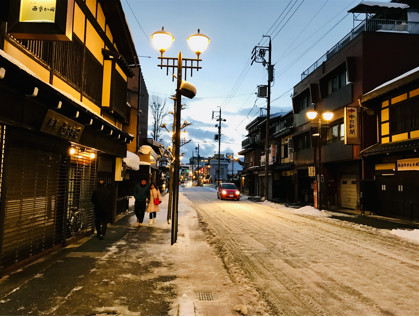
#> input picture lesson2/street.jpg, 419 x 317 px
$ python lesson2_12.py
#> lines starting #> are read from the running program, lines starting #| are printed output that depends on the picture
import cv2

img = cv2.imread('street.jpg')
#> img is the input picture: shape (317, 419, 3); mean B, G, R 76.5, 95.7, 108.1
cv2.namedWindow('Original', cv2.WINDOW_NORMAL)
cv2.imshow('Original', img)
hsv_img = cv2.cvtColor(img, cv2.COLOR_BGR2HSV)
#> hsv_img: shape (317, 419, 3); mean H, S, V 38.9, 131.4, 116.9
hue, saturation, value = cv2.split(hsv_img)
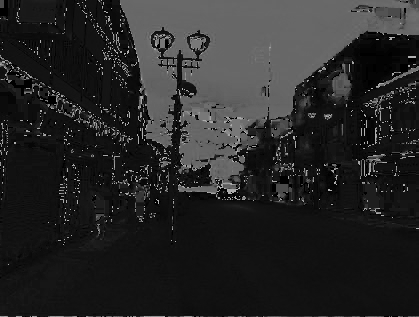
#> hue: shape (317, 419); min 0, max 179, mean 38.9
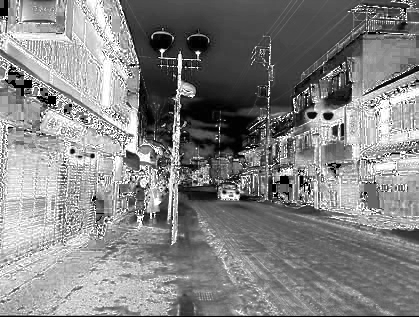
#> saturation: shape (317, 419); min 0, max 255, mean 131.4
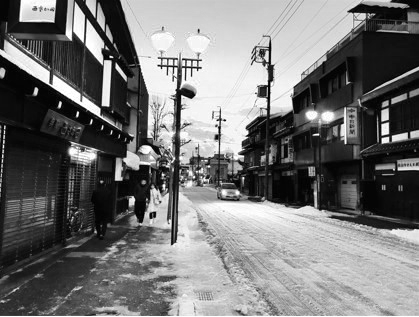
#> value: shape (317, 419); min 0, max 255, mean 116.9
print(saturation[0][0])
#| 85
saturation.fill(255)
#> saturation: shape (317, 419); every value is 255
print(saturation[0][0])
#| 255
hsv_img = cv2.merge([hue, saturation, value])
#> hsv_img: shape (317, 419, 3); mean H, S, V 38.9, 255, 116.9
new_img = cv2.cvtColor(hsv_img, cv2.COLOR_HSV2BGR)
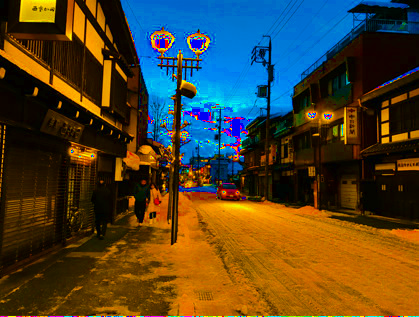
#> new_img: shape (317, 419, 3); mean B, G, R 40.8, 65.3, 76.1
cv2.namedWindow("NEW 1", cv2.WINDOW_NORMAL)
cv2.imshow("NEW 1", new_img)
cv2.waitKey(0)
cv2.destroyAllWindows()

$ run again, with lesson2/Building7.jpg copied over lesson2/street.jpg
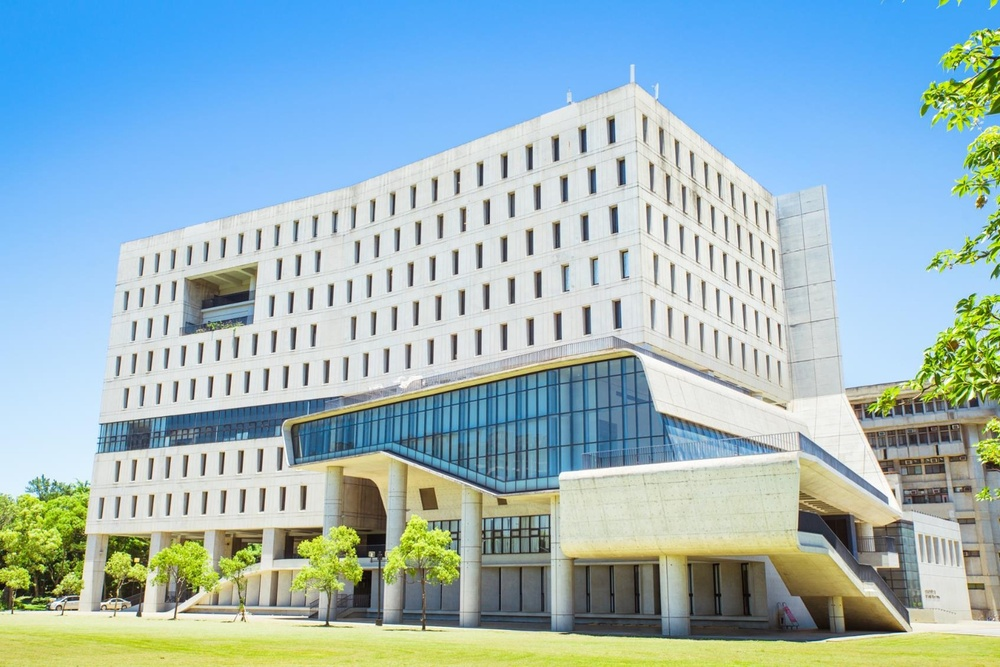
#> input picture lesson2/Building7.jpg, 1000 x 667 px, shrunk from 1693 x 1129 before the run
#> img is the input picture: shape (667, 1000, 3); mean B, G, R 189.3, 182.7, 154.8
#> `hue, saturation, value = cv2.split(hsv_img)`:
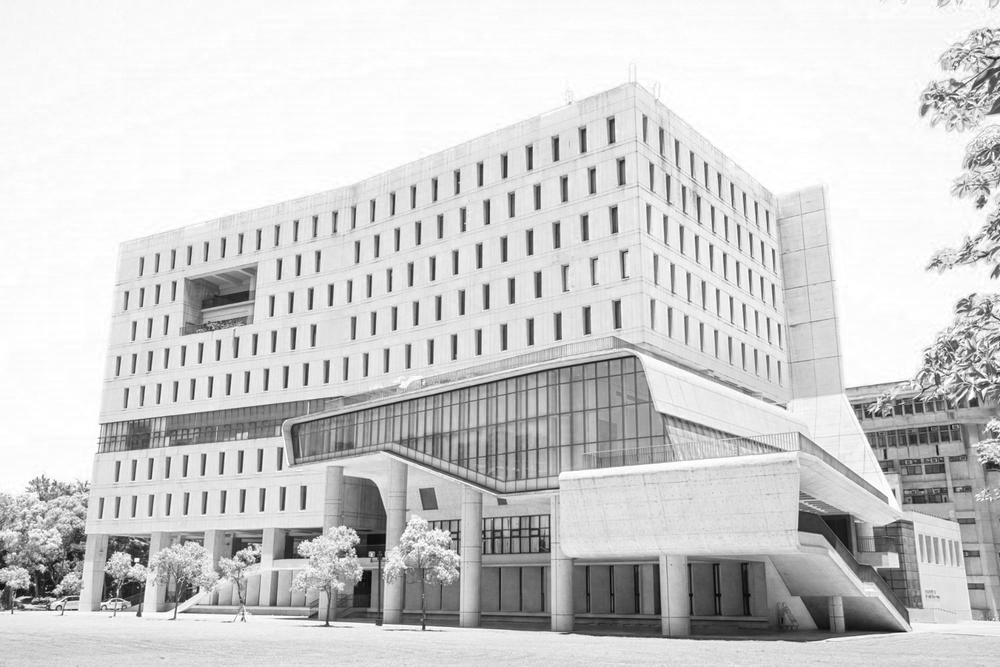
#> value: shape (667, 1000); min 5, max 255, mean 206.9
#| 219
#| 255
#> `new_img = cv2.cvtColor(hsv_img, cv2.COLOR_HSV2BGR)`:
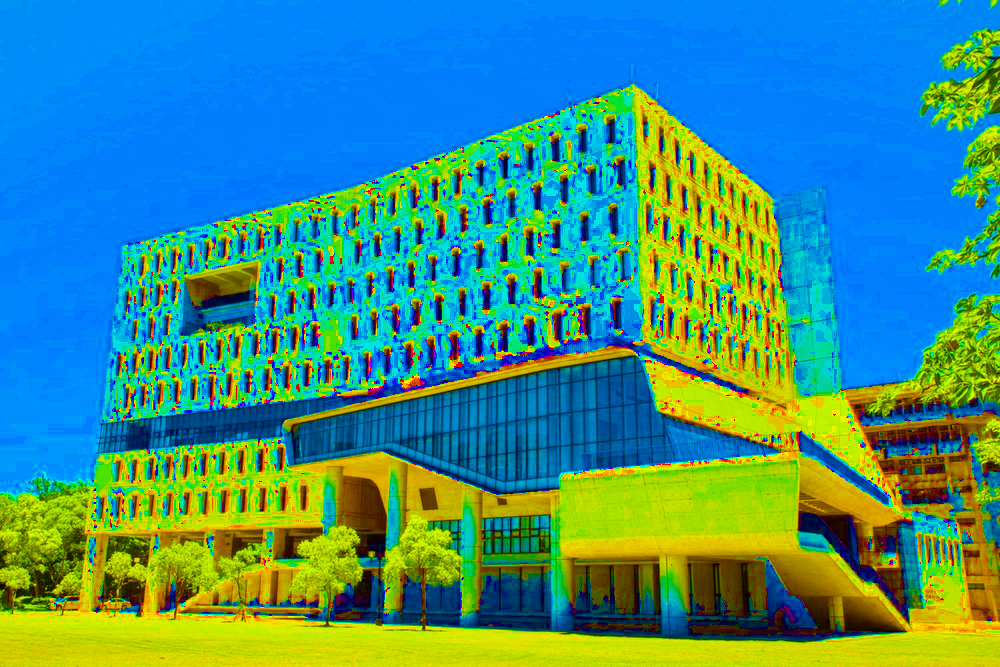
#> new_img: shape (667, 1000, 3); mean B, G, R 127.9, 145.5, 61.9

$ run again, with lesson2/mountain.jpg copied over lesson2/street.jpg
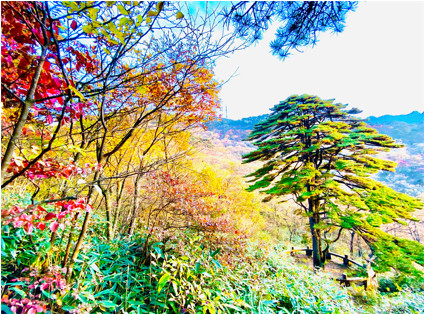
#> input picture lesson2/mountain.jpg, 425 x 314 px
#> img is the input picture: shape (314, 425, 3); mean B, G, R 129.4, 166, 161.7
#> `hue, saturation, value = cv2.split(hsv_img)`:
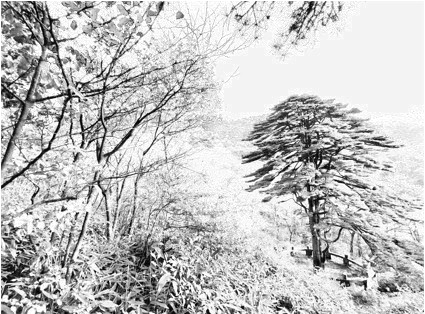
#> value: shape (314, 425); min 0, max 255, mean 193.3
#| 2
#| 255
#> `new_img = cv2.cvtColor(hsv_img, cv2.COLOR_HSV2BGR)`:
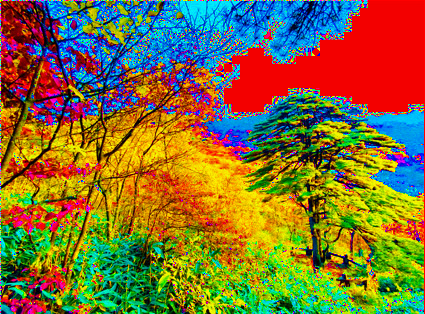
#> new_img: shape (314, 425, 3); mean B, G, R 53.5, 110.9, 128.5
